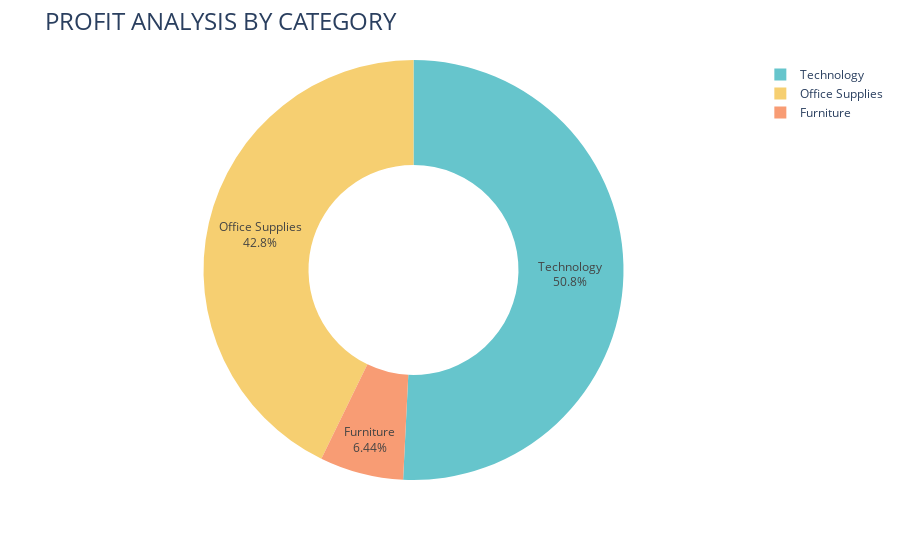

Notebook code for this chart:
### Markdown cell above
# PROFIT BY CATEGORY

### Code cell
profit_by_cat = data.groupby('Category')['Profit'].sum().reset_index()
fig = px.pie(profit_by_cat,values = 'Profit',names = 'Category',hole = 0.5 ,color_discrete_sequence = px.colors.qualitative.Pastel)
fig.update_traces(textposition = 'inside',textinfo = 'percent+label')
fig.update_layout(title = "PROFIT ANALYSIS BY CATEGORY",title_font = dict(size = 24))
fig.show()

### Figure 1 — Plotly figure (JSON) as saved in the notebook; plotly's stock layout.template omitted (floating-point values rounded to 4 significant figures)
{"data": [{"domain": {"x": [0, 1], "y": [0, 1]}, "hole": 0.5, "hovertemplate": "Category=%{label}<br>Profit=%{value}<extra></extra>", "labels": ["Furniture", "Office Supplies", "Technology"], "legendgroup": "", "name": "", "showlegend": true, "textinfo": "percent+label", "textposition": "inside", "type": "pie", "values": [18450.0, 122500.0, 145500.0]}], "layout": {"autosize": true, "legend": {"tracegroupgap": 0}, "margin": {"t": 60}, "piecolorway": ["rgb(102, 197, 204)", "rgb(246, 207, 113)", "rgb(248, 156, 116)", "rgb(220, 176, 242)", "rgb(135, 197, 95)", "rgb(158, 185, 243)", "rgb(254, 136, 177)", "rgb(201, 219, 116)", "rgb(139, 224, 164)", "rgb(180, 151, 231)", "rgb(179, 179, 179)"], "title": {"font": {"size": 24}, "text": "PROFIT ANALYSIS BY CATEGORY"}}}
